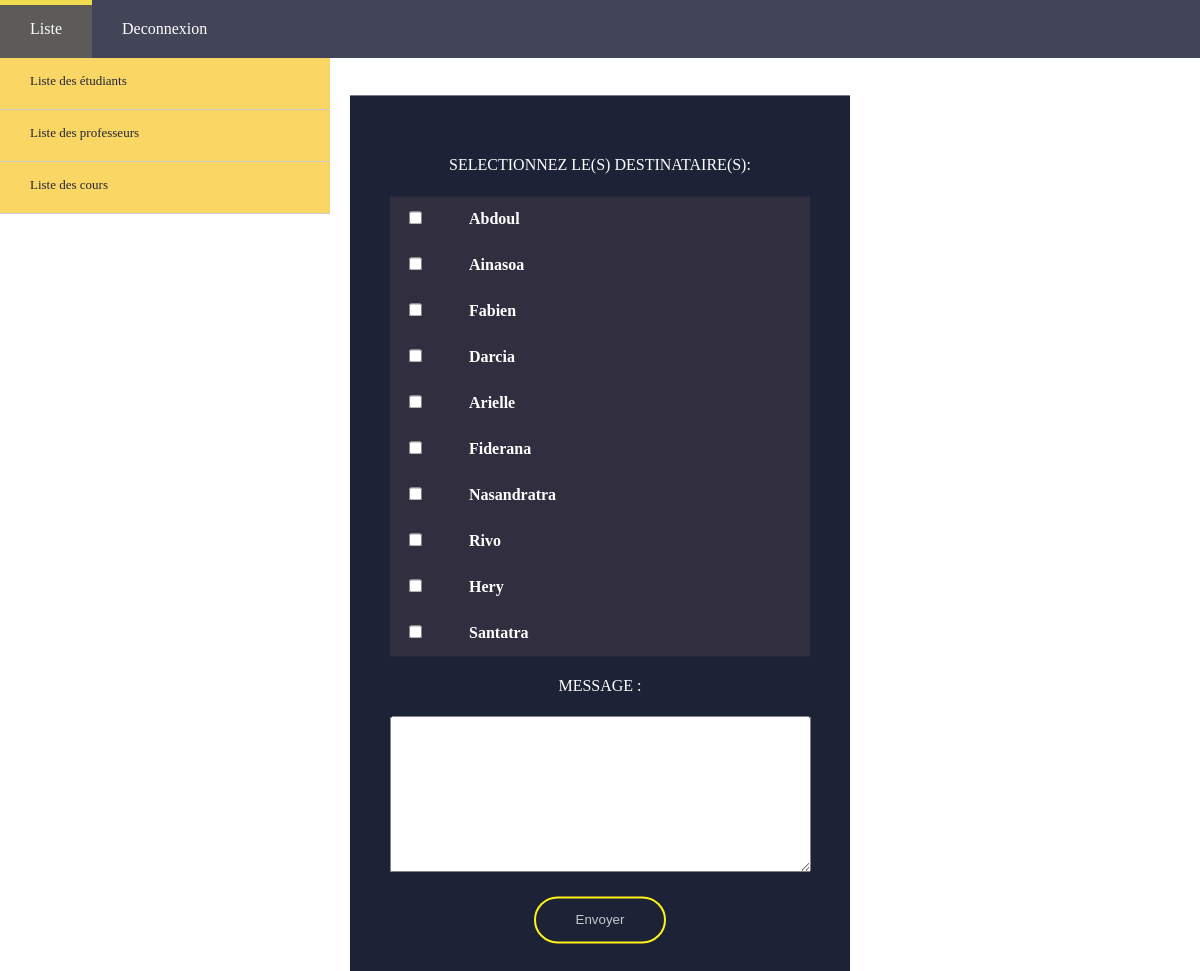
Screenshot of /views/public/sendMessageView.php with the database file from the repository.
### tables this page shows
CREATE TABLE IF NOT EXISTS `etudiant` (
  `id_etudiant` int NOT NULL AUTO_INCREMENT,
  `nom_etudiant` varchar(100) NOT NULL,
  `prenom_etudiant` varchar(100) NOT NULL,
  `email_etudiant` varchar(100) NOT NULL,
  `mdp_etudiant` varchar(500) NOT NULL,
  `tel_etudiant` double NOT NULL,
  `image_etudiant` varchar(500) NOT NULL,
  `admin` tinyint(1) NOT NULL,
  PRIMARY KEY (`id_etudiant`)
);

### models/user.php (called while the page is built, shortened)
<?php
	class User extends Database
	{
        public function listUser($status)
        {
            $bdd = $this -> dbConnect();
            $sql = $bdd -> prepare ('SELECT id_'.$status.', nom_'.$status.', prenom_'.$status.', email_'.$status.', tel_'.$status.', image_'.$status.' FROM '.$status );
            $sql -> execute();
            $tab = $sql -> fetchall();
            return $tab;
        }
	}

### controllers/function.php (called while the page is built, shortened)
<?php
	function listPotentialRecipients(){
		$db = new User;
		$studentTab = $db->listUser('etudiant');
		return $studentTab;
	}

### views/public/sendMessageView.php (the view, shortened to what this page needs)
<?php
	require ('../../models/user.php');
	require ('../../controllers/function.php');
?>
<!DOCTYPE html>
<html>
<head>
	<link rel="stylesheet" href="../../assets/css/insert.css">
</head>
<body>
	<?php require_once("menuPublic.php");?>
	<form class="box" action="../../controllers/messageComputing.php" method="POST">
		<h4>Selectionnez le(s) destinataire(s):</h4>
		<div class="div">
			<?php
				$studentTab = listPotentialRecipients();
				$i = 1;
				foreach ($studentTab as $val){
					?>
					<input class="div" type="checkbox" id=<?='email_'.$i?> name="recipient[]" value=<?=$val['id_etudiant']?>>
					<label for=<?='email_'.$i?>> <?=ucfirst($val['prenom_etudiant'])?></label><br>
					<?php
					$i++;
				}
			?>
		</div>
		<h4>Message :</h4>
		<textarea name="message" id="message" cols="50" rows="10"></textarea><br>
		<input type="submit" value="Envoyer">
	</form>
</body>
</html>

### assets/css/insert.css (style rules this page uses)
body { margin: 0px; padding: 0px; font-family: 'Source code pro', Calibri, serif; background-image: url("../images/space/10.jpg") ; background-size: cover; background-repeat: no-repeat; background-attachment: fixed; }
.box { width: 35%; padding: 40px; transform: translate(-50%, 5%); margin: 50px 50%; background-color: #040c22; opacity: 0.9; text-align: center; }
.box h1, .box h4 { color: white; text-transform: uppercase; font-weight: 500; }
.box input[type = "submit"] { border: 0; color: #bdc3c7; background: none; display: block; margin: 20px auto; text-align: center; border: 2px solid #fff200; padding: 14px 40px; outline: none; border-radius: 24px; transition: 0.25s; cursor: pointer; }
.div { display: block; padding-left: 15px; text-align: left; position: relative; background: #1b192b; }
.box label, .box input[type = "checkbox"] { color: white; font-weight: bolder; padding: 14px 40px; display: inline-block; }

### assets/css/navbar3.css (style rules this page uses)
body { font-family: 'Source code pro', Calibri, serif; margin: 0px; padding: 0px; }

### rows the page displays
etudiant: prenom_etudiant "Abdoul"
etudiant: prenom_etudiant "Ainasoa"
etudiant: prenom_etudiant "Fabien"
etudiant: prenom_etudiant "Darcia"
etudiant: prenom_etudiant "Arielle"
etudiant: prenom_etudiant "Fiderana"
etudiant: prenom_etudiant "Nasandratra"
etudiant: prenom_etudiant "Rivo"
etudiant: prenom_etudiant "Hery"
etudiant: prenom_etudiant "Santatra"
